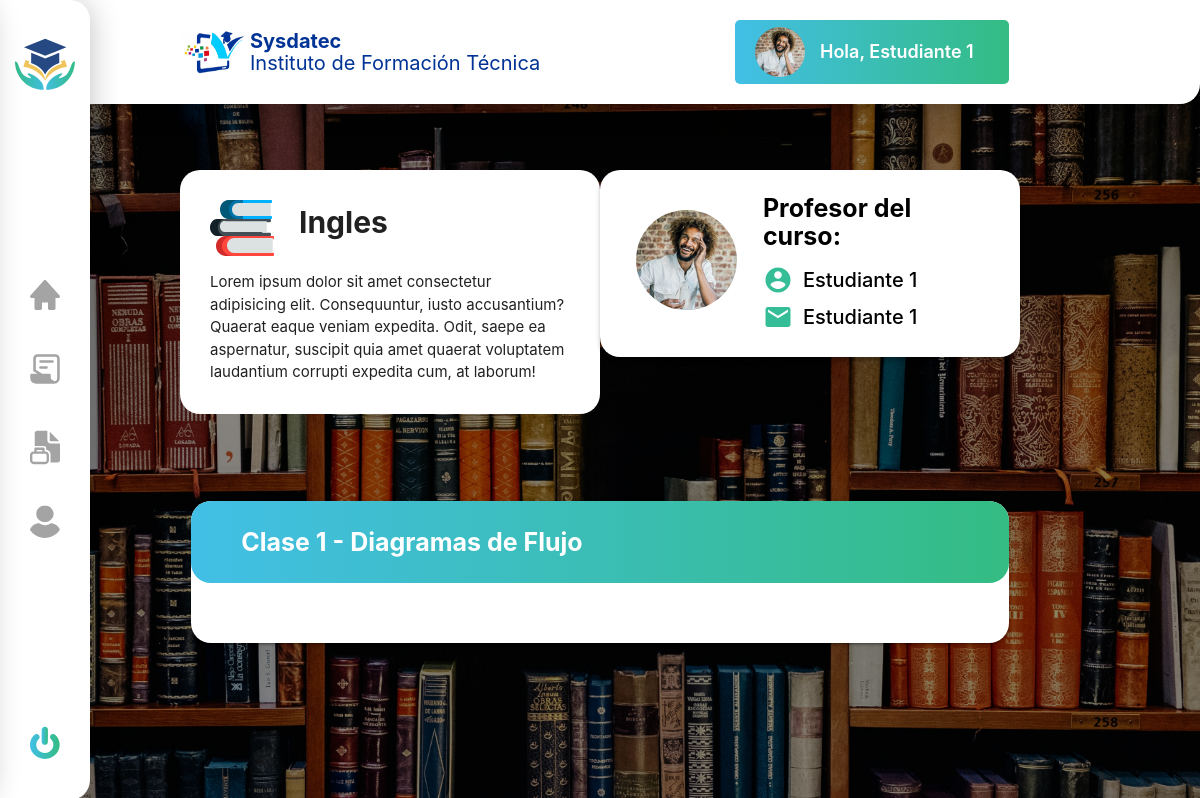
Screenshot of /Inglesnotas.php (signed in) with the database file from the repository.
### tables this page shows
CREATE TABLE `usuarios` (
  `id` int(5) NOT NULL,
  `direccionf` varchar(100) NOT NULL,
  `foto` varchar(100) NOT NULL,
  `usuario` varchar(10) NOT NULL,
  `clave` int(10) NOT NULL,
  `correo` varchar(30) NOT NULL,
  `telefono` int(30) NOT NULL,
  `nombre` varchar(30) NOT NULL,
  `apellido` varchar(25) NOT NULL,
  `fecha de nacimiento` date NOT NULL,
  `genero` varchar(2) NOT NULL,
  `nivel` int(3) NOT NULL
);

### Inglesnotas.php (the view, shortened to what this page needs)
<?php
 include("Config.php");
 $sql = "SELECT * FROM `usuarios` WHERE  id='$_SESSION[Id]' ";
 $result = $conn->query($sql);
 if ($result->num_rows > 0) {
     $row = $result->fetch_assoc();
 }
 ?>
<!DOCTYPE html>
<html>
    <head>
        <?php
            include ('head.php');
        ?>
    </head>
    <body class="logica ingles">
    <?php
          include ('header.php');
          include('menu_lateral.php');
        ?>
    <div class="container materia_contenedor">
        <div class="row caja_bienvenido">
         <div class=" col l6 caja_actividad">
          <div class=" row">
             <div class="texto_bienvenidia materia_caja col">
              <div class="materia_titulo">
                <p>Ingles</p>
              </div>
               <p>Lorem ipsum dolor sit amet consectetur adipisicing elit. Consequuntur, iusto accusantium? Quaerat eaque veniam expedita. Odit, saepe ea aspernatur, suscipit quia amet quaerat voluptatem laudantium corrupti expedita cum, at laborum!    </p>
             </div>
          </div>
         </div>
         <div class="col l6 animacion actividades materias profesor">
         <div class="row">
		  <div class="contenedor_perfil">
        <div class="col l4 foto_perfil">
        <img src="Imagenes perfil/<?php echo $row["foto"]?>" class="responsive-img" width="auto">
      </div>
        <div class="col l7 right nombre">
          <h2 class="nombre_perfil curso">Profesor del curso:</h2>
          <div class="nombre_profesor">
            <i class="material-icons">account_circle</i>
            <h2 class="nombre_perfil"> <?php echo $nombre_usuario ?></h2>
          </div>
          <div class="nombre_profesor">
            <i class="material-icons">email</i>
            <h2 class="nombre_perfil"> <?php echo $nombre_usuario ?></h2>
          </div>
            </div>
           </div>
          </div>
         </div>
        </div>
        <div class="row vistarapida">
            <div class="row cajas">
                <div class="col l12 caja_vista materia">
                <ul class="collapsible">
                 <li class="active">
                  <div class="collapsible-header">
                    <p>Clase 1 - Diagramas de Flujo</p>
                  </div>
                  <div class="collapsible-body">
                  </div>
                  </li>
                 </ul>
                </div>
            </div>
          </div>
    </div>
    </body>
</html>

### header.php
<?php
$nombre_usuario= $row["nombre"] ." ". $row["apellido"];
?>
<nav class="white nav">
  <div class=" container nav-wrapper header">
    <div class="row">
      <div class="col l6 logo_sysdatec">
        <div class="col l2 imagen_sys">
          <img class="responsive-img" src="img/cropped-sysdateclogo-1-1-768x377 1.png">
        </div>
         <div class="col l10 sysdatec">
          <p class="bold">Sysdatec</p>
          <p>Instituto de Formación Técnica</p>
        </div>
      </div>
      <ul id="nav-mobile" class="right hide-on-med-and-down col l6 nombre_usuario">
        <li>
          <img src="Imagenes perfil/<?php echo $row["foto"]?>" class="responsive-img" width="auto">
          <a href="Perfil.php">Hola, <?php echo $nombre_usuario ?></a>
        </li>
      </ul>
    </div>
  </div>
</nav>

### Css/1.css (style rules this page uses)
html { height: 100%; }
.header .row { margin-bottom: 0px; align-items: center; display: flex; }
.logo_sysdatec { display: flex; padding: 0!important; }
.sysdatec { margin: auto 0; padding: 0!important; }
.sysdatec p { margin: 0; line-height: 22px; color: #003395; font-size: 20px; }
.sysdatec .bold { font-weight: bold; }
.nombre_usuario { display: flex; align-content: center; justify-content: end; font-weight: 600; }
.nombre_usuario li { background: linear-gradient(to right, #42BFE6, #34BC83); padding: 7px 20px; border-radius: 5px; line-height: 30px; display: flex; align-items: center; }
.nombre_usuario li img { width: 50px; border-radius: 50%; }
.nombre_usuario li a { font-size: 18px; }
.nav { padding: 20px 0; height: auto; box-shadow: 0px 2px 30px rgba(0, 0, 0, 0.25); border-radius: 0 0 20px 20px; }
.imagen_sys { display: flex; padding: 0!important; }
.texto_bienvenidia { background:white; margin: 30px!important; border-radius: 20px; padding: 30px!important; }
.texto_bienvenidia p { text-align: left; margin-bottom: 0; }
.caja_bienvenido { display: flex; }
.animacion { display: flex; align-content: center; height: 100%; }
.vistarapida { margin-top: 40px; padding-bottom: 40px; }
.caja_vista p { color: black; font-size: 25px; font-weight: 500; margin-left: 40px; }
.vistarapida .cajas { margin-top: 30px; }
.contenedor_perfil { background: linear-gradient(180deg, #42BFEC 0%, #32BB75 100%); box-shadow: 0px 4px 4px rgba(0, 0, 0, 0.25); border-radius: 20px; padding: 30px!important; display: flex; align-items: center; }
.nombre_perfil { font-size: 30px; font-weight: 700; color:white; margin: 0; }
.nombre { width:63%!important; }
.contenedor_perfil .nombre { padding: 0!important; margin-left: 40px!important; }
.foto_perfil { margin-bottom: -18px; }
.foto_perfil img { width: 150px; border-radius: 50%; }
.actividades { margin-left: 0!important; display: flex; justify-content: center; }
.caja_actividad { margin-left: 0!important; }
.materia ul, .materia li, .materia .collapsible-header { border-radius: 20px; }
.materia .collapsible-header { padding-left: 50px; }
.materia .collapsible-body { border:0; }
.collapsible-header { align-items: center; }
.materia .active .collapsible-header { background: linear-gradient(to right, #42BFE6, #34BC83); }
.materia .active .collapsible-header p { color:white; }
.logica { background-image: url("../img/Logica\ de\ Programación.jpg"); background-size: cover; background-position: center center; height: 100%; }
.materia_caja { margin: 0!important; }
.materia_titulo { display: flex; flex-wrap: wrap; }
.materia_titulo p { padding-left: 25px; font-size: 30px; margin-top: 0; font-weight: 700; }
.materia_contenedor { margin-top: 30px; }
.profesor { justify-content: flex-end; }
.profesor .contenedor_perfil { background: white; padding:25px!important; }
.profesor .nombre_perfil { color: black; }
.profesor .foto_perfil { margin-bottom: 0; }
.profesor .nombre_profesor h2 { font-size: 20px; font-weight: 500; padding-left: 10px; }
.profesor .nombre_profesor { display: flex; flex-wrap: wrap; align-items: center; margin-top: 7px; }
.nombre_profesor .material-icons { font-size: 30px; color: #35BD98; }
.profesor .curso { margin-bottom: 15px; font-size: 25px; }
.profesor .nombre { margin-left: 15px!important; }
.logica .caja_bienvenido { margin-bottom: 60px; }
.logica .vistarapida { margin-top: 0; }
.logica .caja_vista p { margin-left: 0; line-height: 2px; font-weight: 700; }
.logica .collapsible { border: none; }
.logica .collapsible-header { border: none; }
.collapsible { background: white; }
.ingles { background-image: url("../img/Notas\ de\ ingles.jpg"); }

### rows the page displays
usuarios: foto (picture), nombre_usuario "Estudiante 1"
